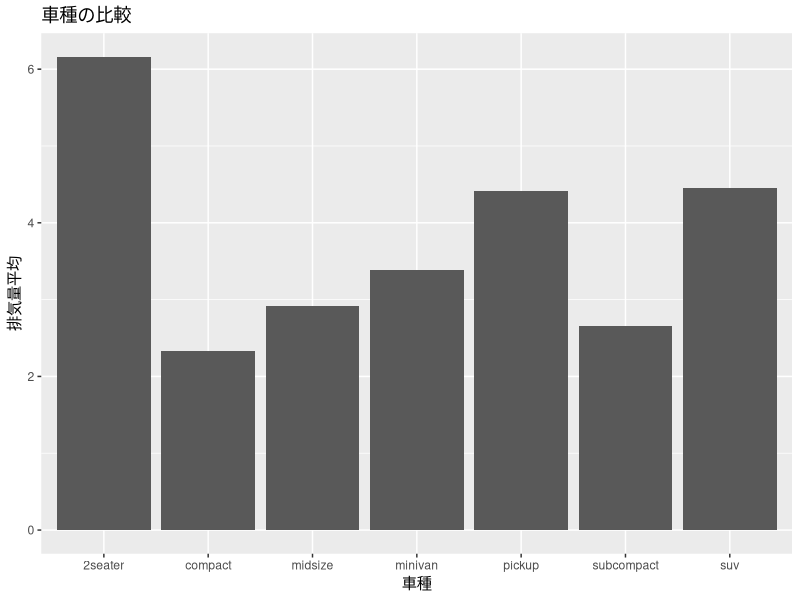
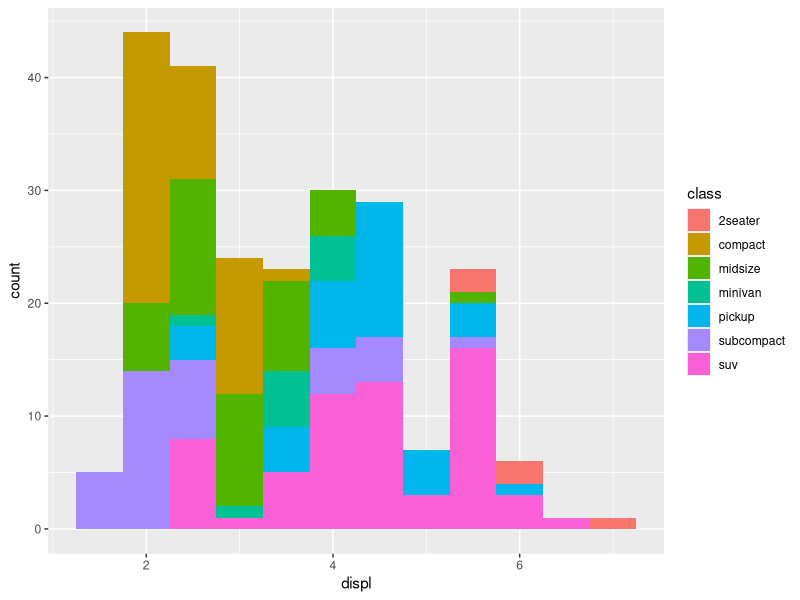
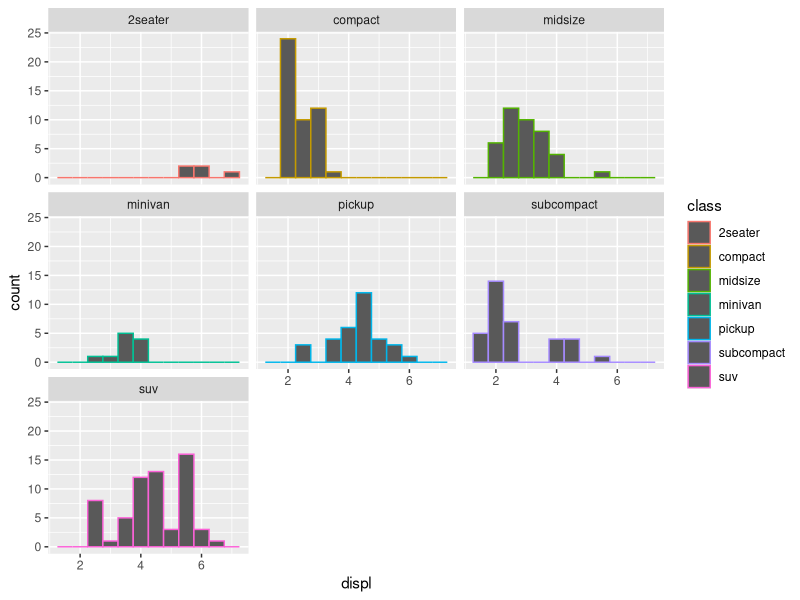

Recreate these plots in R, in order.
#install.packages("ggplot2")
library(ggplot2)

data(mpg)
mpg
#ggplot 関数で軸を描いて、geom_barで棒を描いて、
ggplot(data=mpg,mapping=aes(x=class,y=displ))+
  geom_bar(stat="summary",fun.y="mean")+
  labs(x="車種",y="排気量平均")+
  ggtitle("車種の比較")　#+theme_gray(base_family = "HirakakuProN-W3") マック向


#各車種（class）ごとに排気量（displ）のヒストグラムを書きたい
ggplot(data=mpg,mapping=aes(x=displ,fill=class))+
  geom_histogram(binwidth=0.5)

#積み上げ型でないヒストグラムを作ろう
ggplot(data=mpg,mapping=aes(x=displ,color=class))+geom_histogram(binwidth=0.5)+facet_wrap(~class)
